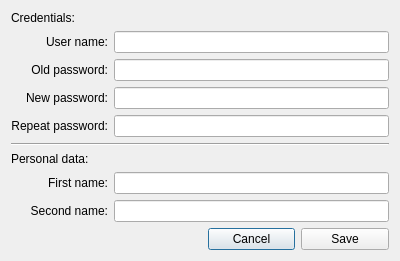
<?xml version="1.0" encoding="UTF-8"?>
<ui version="4.0">
 <class>ProfileSettings</class>
 <widget class="QDialog" name="ProfileSettings">
  <property name="geometry">
   <rect>
    <x>0</x>
    <y>0</y>
    <width>400</width>
    <height>232</height>
   </rect>
  </property>
  <property name="sizePolicy">
   <sizepolicy hsizetype="Preferred" vsizetype="Preferred">
    <horstretch>0</horstretch>
    <verstretch>0</verstretch>
   </sizepolicy>
  </property>
  <property name="windowTitle">
   <string>Profile Settings</string>
  </property>
  <layout class="QGridLayout" name="gridLayout">
   <item row="6" column="1" colspan="2">
    <widget class="QLabel" name="label_5">
     <property name="text">
      <string>Personal data:</string>
     </property>
    </widget>
   </item>
   <item row="7" column="1">
    <widget class="QLabel" name="label_6">
     <property name="text">
      <string>First name:</string>
     </property>
     <property name="alignment">
      <set>Qt::AlignRight|Qt::AlignTrailing|Qt::AlignVCenter</set>
     </property>
    </widget>
   </item>
   <item row="8" column="1">
    <widget class="QLabel" name="label_7">
     <property name="text">
      <string>Second name:</string>
     </property>
     <property name="alignment">
      <set>Qt::AlignRight|Qt::AlignTrailing|Qt::AlignVCenter</set>
     </property>
    </widget>
   </item>
   <item row="10" column="3">
    <widget class="QPushButton" name="cancelButton">
     <property name="text">
      <string>Cancel</string>
     </property>
    </widget>
   </item>
   <item row="1" column="1">
    <widget class="QLabel" name="label">
     <property name="text">
      <string>User name:</string>
     </property>
     <property name="alignment">
      <set>Qt::AlignRight|Qt::AlignTrailing|Qt::AlignVCenter</set>
     </property>
    </widget>
   </item>
   <item row="10" column="4">
    <widget class="QPushButton" name="saveButton">
     <property name="text">
      <string>Save</string>
     </property>
    </widget>
   </item>
   <item row="0" column="1" colspan="2">
    <widget class="QLabel" name="label_2">
     <property name="text">
      <string>Credentials:</string>
     </property>
    </widget>
   </item>
   <item row="3" column="1">
    <widget class="QLabel" name="label_3">
     <property name="text">
      <string>New password:</string>
     </property>
     <property name="alignment">
      <set>Qt::AlignRight|Qt::AlignTrailing|Qt::AlignVCenter</set>
     </property>
    </widget>
   </item>
   <item row="4" column="1">
    <widget class="QLabel" name="label_4">
     <property name="text">
      <string>Repeat password:</string>
     </property>
     <property name="alignment">
      <set>Qt::AlignRight|Qt::AlignTrailing|Qt::AlignVCenter</set>
     </property>
    </widget>
   </item>
   <item row="4" column="2" colspan="3">
    <widget class="QLineEdit" name="repeatPasswordLineEdit">
     <property name="echoMode">
      <enum>QLineEdit::Password</enum>
     </property>
    </widget>
   </item>
   <item row="9" column="3">
    <spacer name="verticalSpacer">
     <property name="orientation">
      <enum>Qt::Vertical</enum>
     </property>
     <property name="sizeHint" stdset="0">
      <size>
       <width>20</width>
       <height>40</height>
      </size>
     </property>
    </spacer>
   </item>
   <item row="7" column="2" colspan="3">
    <widget class="QLineEdit" name="firstNameLineEdit"/>
   </item>
   <item row="1" column="2" colspan="3">
    <widget class="QLineEdit" name="userNameLineEdit">
     <property name="readOnly">
      <bool>true</bool>
     </property>
    </widget>
   </item>
   <item row="8" column="2" colspan="3">
    <widget class="QLineEdit" name="secondNameLineEdit"/>
   </item>
   <item row="3" column="2" colspan="3">
    <widget class="QLineEdit" name="newPasswordLineEdit">
     <property name="echoMode">
      <enum>QLineEdit::Password</enum>
     </property>
    </widget>
   </item>
   <item row="5" column="1" colspan="4">
    <widget class="Line" name="line">
     <property name="orientation">
      <enum>Qt::Horizontal</enum>
     </property>
    </widget>
   </item>
   <item row="2" column="1">
    <widget class="QLabel" name="label_8">
     <property name="text">
      <string>Old password:</string>
     </property>
     <property name="alignment">
      <set>Qt::AlignRight|Qt::AlignTrailing|Qt::AlignVCenter</set>
     </property>
    </widget>
   </item>
   <item row="2" column="2" colspan="3">
    <widget class="QLineEdit" name="oldPasswordLineEdit">
     <property name="echoMode">
      <enum>QLineEdit::Password</enum>
     </property>
    </widget>
   </item>
  </layout>
 </widget>
 <tabstops>
  <tabstop>userNameLineEdit</tabstop>
  <tabstop>oldPasswordLineEdit</tabstop>
  <tabstop>newPasswordLineEdit</tabstop>
  <tabstop>repeatPasswordLineEdit</tabstop>
  <tabstop>firstNameLineEdit</tabstop>
  <tabstop>secondNameLineEdit</tabstop>
  <tabstop>cancelButton</tabstop>
  <tabstop>saveButton</tabstop>
 </tabstops>
 <resources/>
 <connections/>
</ui>
